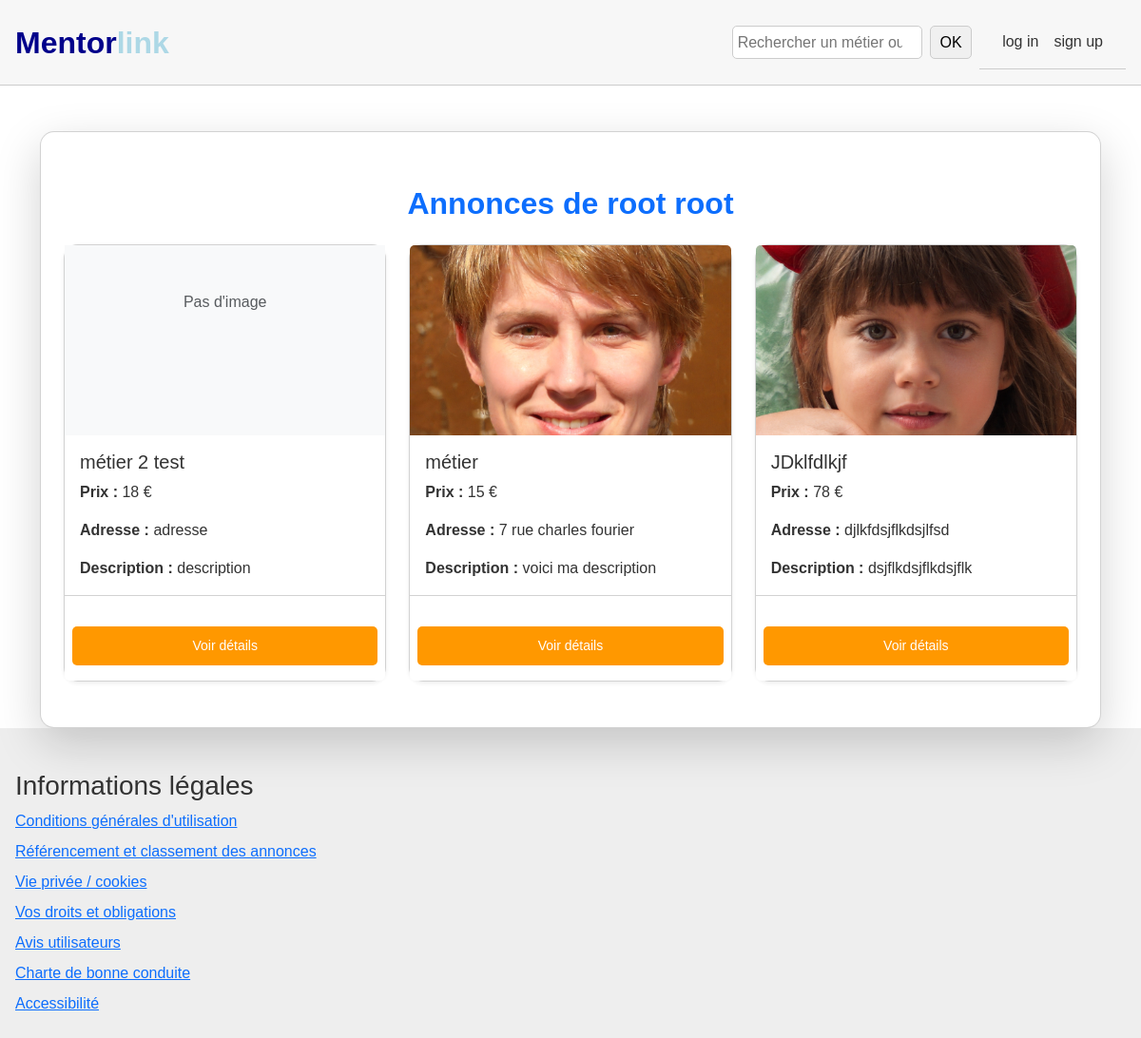
The app's page /utilisateur/1/annonces/, older data.
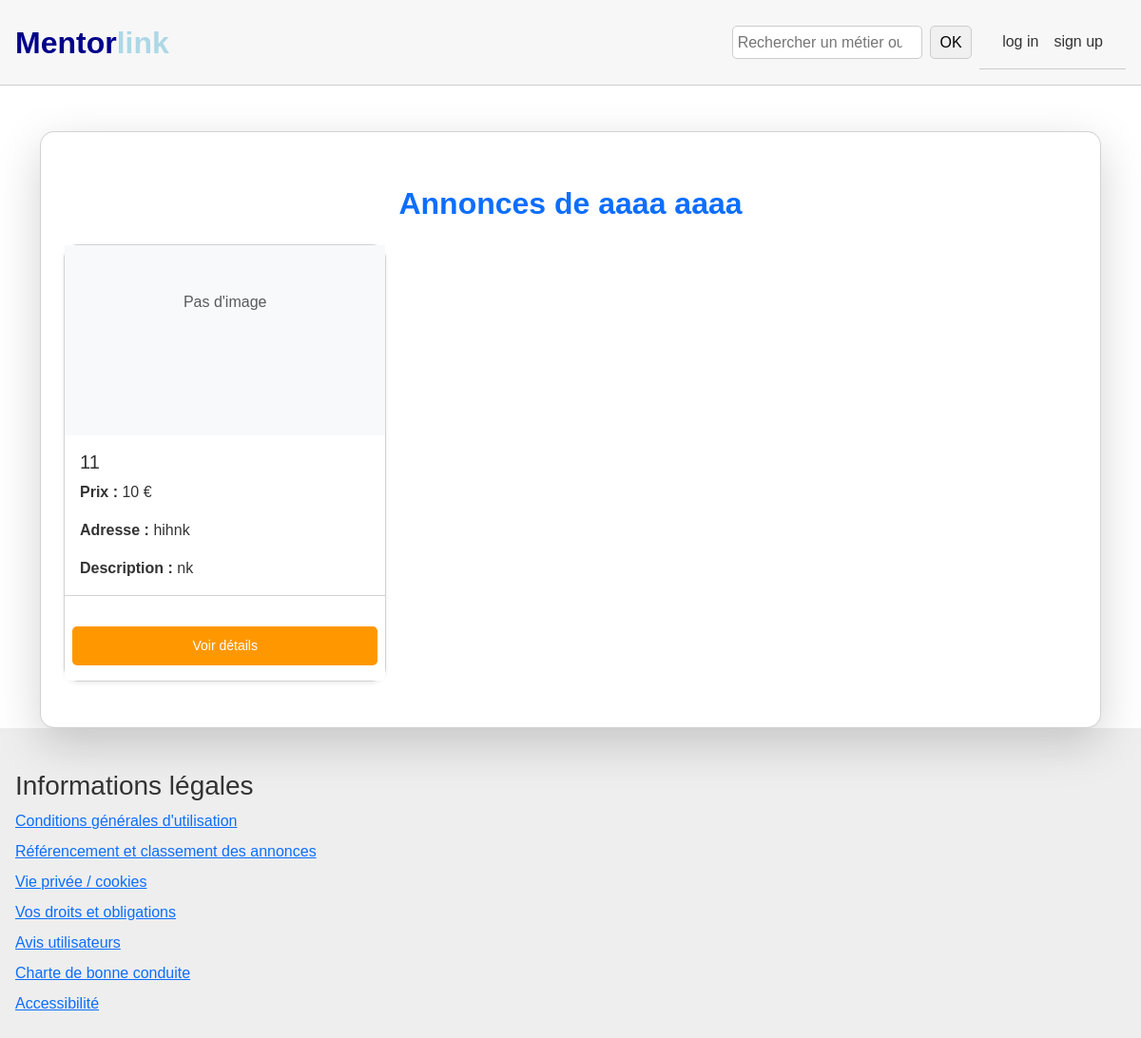
The same page, newer data.
### app_mentorlink/models.py (models this page shows, shortened)
class Annonce(models.Model):
    id = models.IntegerField(primary_key=True)
    prix = models.IntegerField()
    image = models.ImageField(upload_to='annonces/', null=True, blank=True)
    metier = models.CharField(max_length=1000)
    adresse = models.TextField()
    description = models.TextField(max_length=100000, null=True, blank=True)
    id_personnes = models.ForeignKey('Utilisateur', on_delete=models.CASCADE, null=True, blank=True)

### app_mentorlink/views.py (the view)
# urls.py: path('utilisateur/<int:user_id>/annonces/', views.annonces_utilisateur, name='annonces_utilisateur'),
def annonces_utilisateur(request, user_id=None):
    if user_id is None:
        utilisateur = request.user
        titre = "Mes annonces"
    else:
        try:
            utilisateur = Utilisateur.objects.get(id=user_id)
            titre = f"Annonces de {utilisateur.first_name} {utilisateur.last_name}"
        except Utilisateur.DoesNotExist:
            return render(request, 'erreur.html', {'message': "Cet utilisateur n'existe pas."})
    annonces = Annonce.objects.filter(id_personnes=utilisateur).order_by('-id')
    context = {
        'utilisateur': utilisateur,
        'annonces': annonces,
        'titre': titre,
    }
    return render(request, 'annonces_utilisateur.html', context)

### app_mentorlink/templates/annonces_utilisateur.html (shortened to what this page needs)
{% extends "base.html" %}
{% block content %}
<div class="container mt-5">
    <div class="card shadow-lg p-4">
        <h2 class="text-center mb-4 text-primary">{{ titre }}</h2>
        {% if annonces %}
            <div class="row">
                {% for annonce in annonces %}
                <div class="col-md-4 mb-4">
                    <div class="card h-100 shadow-sm">
                        {% if annonce.image %}
                            <img src="{{ annonce.image.url }}" class="card-img-top" alt="{{ annonce.metier }}" style="height: 200px; object-fit: cover;">
                        {% else %}
                            <div class="bg-light text-center py-5" style="height: 200px;">
                                <span class="text-muted">Pas d'image</span>
                            </div>
                        {% endif %}
                        <div class="card-body">
                            <h5 class="card-title">{{ annonce.metier }}</h5>
                            <p class="card-text"><strong>Prix :</strong> {{ annonce.prix }} €</p>
                            <p class="card-text"><strong>Adresse :</strong> {{ annonce.adresse }}</p>
                            <p class="card-text text-truncate"><strong>Description :</strong> {{ annonce.description }}</p>
                        </div>
                        <div class="card-footer bg-white p-2">
                            <br><a href="{% url 'annonce_detail' annonce.id %}" class="btn btn-orange btn-sm w-100 mb-2">Voir détails</a>
                        </div>
                    </div>
                </div>
                {% endfor %}
            </div>
        {% endif %}
    </div>
</div>
{% endblock %}

Row changes from the older to the newer data that the page shows:
no longer on this page (row edited): Annonce: image "Pas d'image", metier "métier 2 test", prix "18", adresse "adresse", description "description"
no longer on this page (row edited): Annonce: image (picture), metier "métier", prix "15", adresse "7 rue charles fourier", description "voici ma description"
changed Annonce: metier "JDklfdlkjf" → "11"; prix "78" → "10"; adresse "djlkfdsjflkdsjlfsd" → "hihnk"; description "dsjflkdsjflkdsjflk" → "nk"; image: picture removed; now shows "Pas d'image"
Text that changed along with them:
{{ titre }}: "Annonces de root root" → "Annonces de aaaa aaaa"
